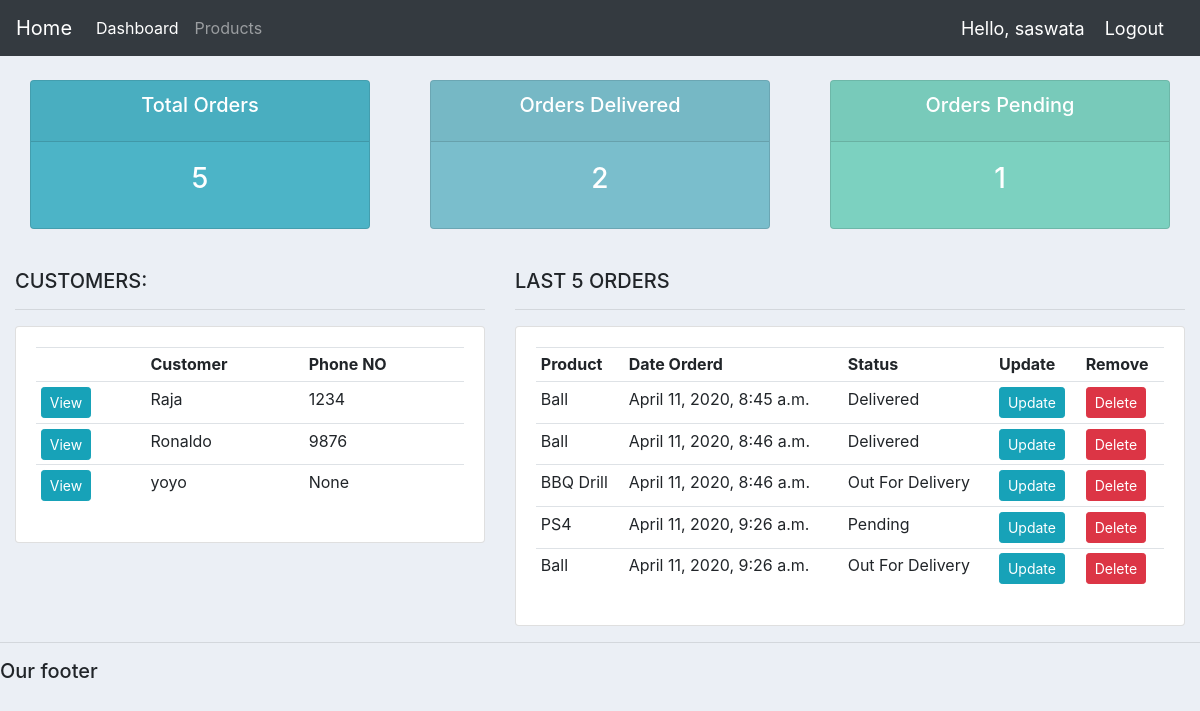
The app's page / (signed in) with its own data.
### accounts/models.py (models this page shows, shortened)
class Customer (models.Model):
    user = models.OneToOneField(User, null=True, blank=True, on_delete=models.CASCADE)
    name = models.CharField(max_length=200, null=True)
    phone = models.CharField(max_length=200, null=True)
    email = models.EmailField(null=True)
    profile_pic = models.ImageField(default="logo.png",null=True, blank=True)
    date_created = models.DateTimeField(auto_now_add=True, null=True)

class Order (models.Model):
    STATUS = (
        ('Pending', 'Pending'),
        ('Out For Delivery', 'Out For Delivery'),
        ('Delivered', 'Delivered')
    )
    customer = models.ForeignKey(Customer, null=True, on_delete=models.SET_NULL)
    product = models.ForeignKey(Product, null=True, on_delete=models.SET_NULL)
    date_created = models.DateTimeField(auto_now_add=True, null=True)
    status = models.CharField(choices=STATUS, max_length=200, null=True)
    note = models.CharField(max_length=2000, null=True)

class Product (models.Model):
    CATEGORY = (
        ('Indoor', 'Indoor'),
        ('Outdoor', 'Outdoor'),
    )
    name = models.CharField(max_length=200, null=True)
    price = models.FloatField(null=True)
    category = models.CharField(max_length=200, null=True, choices=CATEGORY)
    description = models.CharField(max_length=200, null=True, blank=True)
    date_created = models.DateTimeField(auto_now_add=True, null=True)
    tag = models.ManyToManyField(Tag)

### accounts/decorators.py (the view)
    def wrapper_func(request, *args, **kwargs):
        group = None
        if request.user.groups.exists():
            group = request.user.groups.all()[0].name
        if group == 'customer':
            return redirect ('user-page')
        if group == 'admin':
            return view_func(request, *args, **kwargs)

### accounts/views.py (called while the page is built)
@login_required(login_url = 'login')
@admin_only
def home(request):
	total_orders = Order.objects.count()
	orders_delivered = Order.objects.filter(status='Delivered').count()
	orders_pending = Order.objects.filter(status='Pending').count()
	conetnts = {
		'models_orders':Order.objects.all(),
		'models_customers':Customer.objects.all(),
		'total_orders':total_orders,
		'orders_delivered':orders_delivered,
		'orders_pending':orders_pending,
	}
	return render(request, 'accounts/dashboard.html', conetnts)

### accounts/templates/accounts/dashboard.html
{%  extends 'accounts/main.html' %}
{% block content %}
{%  include 'accounts/status.html' %}
<br>
<div class="row">
	<div class="col-md-5">
		<h5>CUSTOMERS:</h5>
		<hr>
		<div class="card card-body">
			<table class="table table-sm">
				<tr>
					<th></th>
					<th>Customer</th>
					<th>Phone NO</th>
				</tr>
				{% for i in models_customers %}
					<tr>
						<td><a class='btn btn-sm btn-info' href="{% url 'customer' i.id %}">View</a></td>
						<td>{{i.name}}</td>
						<td>{{i.phone}}</td>
					</tr>
				{%endfor%}
			</table>
		</div>
	</div>
	<div class="col-md-7">
		<h5>LAST 5 ORDERS</h5>
		<hr>
		<div class="card card-body">
			<table class="table table-sm">
				<tr>
					<th>Product</th>
					<th>Date Orderd</th>
					<th>Status</th>
					<th>Update</th>
					<th>Remove</th>
				</tr>
				{% for i in models_orders %}
					<tr>
						<td>{{i.product.name}}</td>
						<td>{{i.date_created}}</td>
						<td>{{i.status}}</td>
						<td> <a class='btn btn-sm btn-info' href="{% url 'updateOrder' i.id %}">Update</a> </td>
						<td> <a class='btn btn-sm btn-danger' href="{% url 'deleteOrder' i.id %}">Delete</a> </td>
					</tr>
				{% endfor %}
			</table>
		</div>
	</div>
</div>
{% endblock %}

### accounts/templates/accounts/main.html (shortened to what this page needs)
{% load static %}
<!DOCTYPE html>
<html>
<head>
	<link rel="stylesheet" href="https://stackpath.bootstrapcdn.com/bootstrap/4.3.1/css/bootstrap.min.css">
	<link rel="stylesheet" type="text/css" href="{% static 'css/main.css' %}">
</head>
<body>
	{%  include 'accounts/navbar.html' %}
	<div class="container-fluid">
	{% block content %}
	{% endblock %}
    </div>
	<hr>
	<h5>Our footer</h5>
</body>
</html>

### accounts/templates/accounts/navbar.html (shortened to what this page needs)
{% load static %}
<nav class="navbar navbar-expand-lg navbar-dark bg-dark">
  <a class="navbar-brand" href="{% url 'home' %}">Home</a>
  <div class="collapse navbar-collapse" id="navbarNav">
    <ul class="navbar-nav">
      {% if request.user.is_staff %}
        <li class="nav-item active">
          <a class="nav-link" href="{% url 'home' %}">Dashboard</a>
        </li>
        <li class="nav-item">
          <a class="nav-link" href="{% url 'products' %}">Products</a>
        </li>
        {% else %}
        <li class="nav-item">
         <a class="nav-link" href="{% url 'account' %}">Settings</a>
       </li>
      {% endif %}
    </ul>
  </div>
  <span class="hello-msg">Hello, {{request.user}}</span>
  <span ><a  class="hello-msg" href="{% url 'logout' %}">Logout</a></span>
</nav>

### accounts/templates/accounts/status.html
<br>
<div class="row">
	<div class="col">
		<div class="col-md">
			<div class="card text-center text-white  mb-3" id="total-orders">
			  	<div class="card-header">
			  		<h5 class="card-title">Total Orders</h5>
			  	</div>
			  	<div class="card-body">
			    	<h3 class="card-title">{{total_orders}}</h3>
			  	</div>
			</div>
		</div>
	</div>
	<div class="col">
		<div class="col-md">
			<div class="card text-center text-white  mb-3" id="orders-delivered">
			  	<div class="card-header">
			  		<h5 class="card-title">Orders Delivered</h5>
			  	</div>
			  	<div class="card-body">
			    	<h3 class="card-title">{{orders_delivered}}</h3>
			  	</div>
			</div>
		</div>
	</div>
	<div class="col">
		<div class="col-md">
			<div class="card text-center text-white  mb-3" id="orders-pending">
			  	<div class="card-header">
			  		<h5 class="card-title">Orders Pending</h5>
			  	</div>
			  	<div class="card-body">
			    	<h3 class="card-title">{{orders_pending}}</h3>
			  	</div>
			</div>
		</div>
	</div>
</div>

### static/css/main.css (style rules this page uses)
body { background-color: #ebeff5; }
#total-orders { background-color: #4cb4c7; }
#orders-delivered { background-color: #7abecc; }
#orders-pending { background-color: #7CD1C0; }

### accounts/templates/accounts/navbar.html (style rules this page uses)
.hello-msg { font-size: 18px; color: #fff; margin-right: 20px; }

### records on screen
Customer: name "Raja", phone "1234"
Customer: name "Ronaldo", phone "9876"
Customer: name "yoyo", phone "None"
Order: product.name "Ball", date_created "April 11, 2020, 8:45 a.m.", status "Delivered"
Order: product.name "Ball", date_created "April 11, 2020, 8:46 a.m.", status "Delivered"
Order: product.name "BBQ Drill", date_created "April 11, 2020, 8:46 a.m.", status "Out For Delivery"
Order: product.name "PS4", date_created "April 11, 2020, 9:26 a.m.", status "Pending"
Order: product.name "Ball", date_created "April 11, 2020, 9:26 a.m.", status "Out For Delivery"

### other values on screen
{{ request.user }} "saswata"
{{ total_orders }} "5"
{{ orders_delivered }} "2"
{{ orders_pending }} "1"
